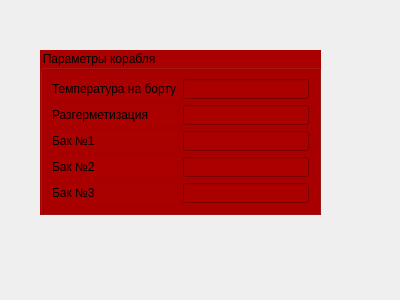
<?xml version="1.0" encoding="UTF-8"?>
<ui version="4.0">
 <class>Form</class>
 <widget class="QWidget" name="Form">
  <property name="geometry">
   <rect>
    <x>0</x>
    <y>0</y>
    <width>400</width>
    <height>300</height>
   </rect>
  </property>
  <property name="windowTitle">
   <string>Form</string>
  </property>
  <widget class="QGroupBox" name="groupBox">
   <property name="geometry">
    <rect>
     <x>40</x>
     <y>50</y>
     <width>281</width>
     <height>165</height>
    </rect>
   </property>
   <property name="tabletTracking">
    <bool>false</bool>
   </property>
   <property name="styleSheet">
    <string notr="true">background-color: rgb(170, 0, 0);</string>
   </property>
   <property name="title">
    <string>Параметры корабля</string>
   </property>
   <property name="flat">
    <bool>false</bool>
   </property>
   <layout class="QGridLayout" name="gridLayout">
    <item row="0" column="0">
     <widget class="QLabel" name="label">
      <property name="text">
       <string>Температура на борту</string>
      </property>
     </widget>
    </item>
    <item row="0" column="1">
     <widget class="QLineEdit" name="lineEdit"/>
    </item>
    <item row="1" column="0">
     <widget class="QLabel" name="label_2">
      <property name="text">
       <string>Разгерметизация</string>
      </property>
     </widget>
    </item>
    <item row="1" column="1">
     <widget class="QLineEdit" name="lineEdit_2"/>
    </item>
    <item row="2" column="0">
     <widget class="QLabel" name="label_3">
      <property name="styleSheet">
       <string notr="true">border-color: rgb(170, 170, 127);</string>
      </property>
      <property name="text">
       <string>Бак №1</string>
      </property>
     </widget>
    </item>
    <item row="2" column="1">
     <widget class="QLineEdit" name="lineEdit_3"/>
    </item>
    <item row="3" column="0">
     <widget class="QLabel" name="label_4">
      <property name="text">
       <string>Бак №2</string>
      </property>
     </widget>
    </item>
    <item row="3" column="1">
     <widget class="QLineEdit" name="lineEdit_4"/>
    </item>
    <item row="4" column="0">
     <widget class="QLabel" name="label_5">
      <property name="text">
       <string>Бак №3</string>
      </property>
     </widget>
    </item>
    <item row="4" column="1">
     <widget class="QLineEdit" name="lineEdit_5"/>
    </item>
   </layout>
  </widget>
 </widget>
 <resources/>
 <connections/>
</ui>
